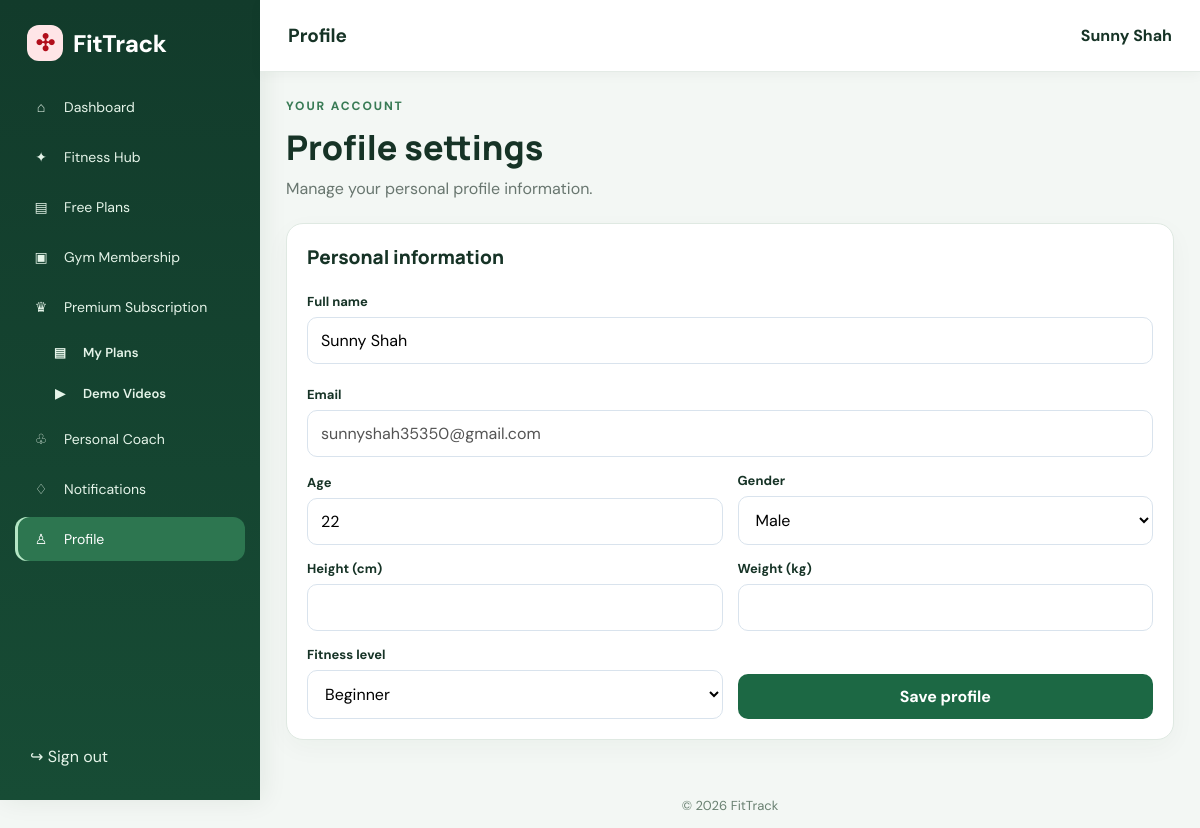
The app's page /profile.php (signed in) with its own data.
### tables this page shows
CREATE TABLE `users` (
  `id` bigint(20) UNSIGNED NOT NULL,
  `name` varchar(100) NOT NULL,
  `email` varchar(190) NOT NULL,
  `password_hash` varchar(255) NOT NULL,
  `role` enum('user','admin') NOT NULL DEFAULT 'user',
  `age` tinyint(3) UNSIGNED DEFAULT NULL,
  `gender` enum('male','female','other','prefer_not_to_say') DEFAULT NULL,
  `height_cm` decimal(5,2) DEFAULT NULL,
  `weight_kg` decimal(6,2) DEFAULT NULL,
  `fitness_level` enum('beginner','intermediate','advanced','expert') NOT NULL DEFAULT 'beginner',
  `fitness_goal` varchar(40) DEFAULT 'general_fitness',
  `dietary_preference` varchar(40) DEFAULT 'no_preference',
  `food_allergies` varchar(500) DEFAULT NULL,
  `available_days` text DEFAULT NULL,
  `subscription_plan` enum('monthly','quarterly','yearly') DEFAULT NULL,
  `subscription_status` enum('normal','pending','active','expired') NOT NULL DEFAULT 'normal',
  `subscription_expires_at` date DEFAULT NULL,
  `created_at` timestamp NOT NULL DEFAULT current_timestamp(),
  `updated_at` timestamp NOT NULL DEFAULT current_timestamp() ON UPDATE current_timestamp()
);

### includes/init.php (called while the page is built, shortened)
<?php
function e(mixed $value): string
{
    return htmlspecialchars((string) $value, ENT_QUOTES, 'UTF-8');
}
if (!function_exists('escapeHtml')) {
    function escapeHtml($value): string
    {
        return e($value);
    }
}

### profile.php (the view, shortened to what this page needs)
<?php
require_once __DIR__.'/includes/auth.php'; requireRole('user'); requireGymMembership(); $uid=(int)$_SESSION['user_id'];$error='';$success='';
$q=$pdo->prepare('SELECT name,email,age,gender,height_cm,weight_kg,fitness_level FROM users WHERE id=?');$q->execute([$uid]);$user=$q->fetch();
$pageTitle='Profile';require __DIR__.'/includes/header.php';
?>
<section class="page-heading"><div><p class="eyebrow">YOUR ACCOUNT</p><h1>Profile settings</h1><p>Manage your personal profile information.</p></div></section>
<section class="panel narrow-panel"><h2>Personal information</h2>
<form method="post" class="form-grid"><input type="hidden" name="csrf_token" value="<?=escapeHtml(csrfToken())?>"><div class="full"><label>Full name</label><input name="name" maxlength="100" value="<?=escapeHtml($user['name'])?>" required></div><div class="full"><label>Email</label><input value="<?=escapeHtml($user['email'])?>" disabled></div><div><label>Age</label><input name="age" type="number" min="1" max="120" value="<?=escapeHtml((string)($user['age']??''))?>"></div><div><label>Gender</label><select name="gender"><?php foreach([''=>'Prefer not to say','male'=>'Male','female'=>'Female','other'=>'Other','prefer_not_to_say'=>'Prefer not to say'] as $v=>$label):?><option value="<?=escapeHtml($v)?>" <?=$user['gender']===$v?'selected':''?>><?=escapeHtml($label)?></option><?php endforeach;?></select></div><div><label>Height (cm)</label><input name="height_cm" type="number" step=".1" value="<?=escapeHtml((string)($user['height_cm']??''))?>"></div><div><label>Weight (kg)</label><input name="weight_kg" type="number" step=".1" value="<?=escapeHtml((string)($user['weight_kg']??''))?>"></div><div><label>Fitness level</label><select name="fitness_level"><?php foreach(['beginner','intermediate','expert'] as $v):?><option value="<?=$v?>" <?=($user['fitness_level']===$v||($v==='expert'&&$user['fitness_level']==='advanced'))?'selected':''?>><?=ucfirst($v)?></option><?php endforeach;?></select></div><div><button class="button" type="submit">Save profile</button></div></form></section><?php require __DIR__.'/includes/footer.php';?>

### assets/css/style.css (style rules this page uses)
:root { --green: #12c115; --green-dark: #8f0b13; --ink: #171717; --muted: #737373; --line: #e5e5e5; --bg: #f7f7f7; --white: #fff; --red: #b42318; --shadow: 0 12px 32px #1717170a; }
* { box-sizing: border-box; }
body { margin: 0; background: var(--bg); color: var(--ink); font-family: 'DM Sans', Arial, sans-serif; }
button, input, select, textarea { font: inherit; }
.button { display: inline-flex; justify-content: center; align-items: center; gap: 8px; border: 0; border-radius: 10px; background: rgb(31, 190, 190); color: white; padding: 12px 17px; font-weight: 700; cursor: pointer; }
.eyebrow { font-size: 12px; letter-spacing: 1.5px; font-weight: 800; text-transform: uppercase; color: var(--green); margin: 0 0 13px; }
.role-card, .panel, .auth-card, .stat { background: #fff; border: 1px solid var(--line); border-radius: 17px; box-shadow: var(--shadow); }
.full { width: 100%; margin-top: 7px; }
.panel { padding: 20px; margin-bottom: 17px; min-width: 0; }
.page-heading { display: flex; align-items: center; justify-content: space-between; gap: 16px; margin: 0 0 22px; }
.page-heading h1 { font: 800 clamp(25px, 3vw, 34px)/1.2 Manrope, sans-serif; margin: 0 0 8px; }
.page-heading p:not(.eyebrow) { color: var(--muted); margin: 0; line-height: 1.6; }
.panel h2 { font: 800 19px Manrope, sans-serif; margin: 0 0 16px; }
.form-grid { display: grid; grid-template-columns: repeat(2, minmax(0, 1fr)); gap: 15px; align-items: end; }
.form-grid>div { min-width: 0; display: grid; gap: 7px; }
.form-grid .full { grid-column: 1/-1; }
.form-grid label { font-size: 13px; font-weight: 700; }
.form-grid input, .form-grid select, .form-grid textarea { width: 100%; min-width: 0; padding: 12px 13px; border: 1px solid #d9e3ed; border-radius: 10px; background: #fff; outline: none; }
:root { --green: #c1121f; --green-dark: #8f0b13; --ink: #171717; --muted: #737373; --line: #e5e5e5; --bg: #f7f7f7; }
:root { --ft-green:#166534; --ft-green-dark:#123b2b; --ft-green-soft:#e7f5ec; --ft-border:#d7e8dc; }
body { --primary:var(--ft-green); }

### assets/css/style2.css (style rules this page uses)
:root { --ink:#17251f;--muted:#68766f;--green:#b9f36b;--deep:#12241d;--paper:#f6f8f4;--line:#e2e9e1 }
.eyebrow { font-size:12px;letter-spacing:.16em;font-weight:800;color:#628746 }
:root { --ft-green:#166534; --ft-green-dark:#123b2b; --ft-green-soft:#e7f5ec; --ft-border:#d7e8dc; }
body { --primary:var(--ft-green); }
.ft-content .panel,.ft-content .stat-card,.ft-content .exercise-card,.ft-content .hub-card { border-color:#dfe9e2;box-shadow:0 8px 26px rgba(21,54,35,.035) }
.ft-content .btn,.ft-content .button { background:#1c6844;color:#fff;border-color:#1c6844 }
.ft-content .page-heading h1 { color:#163326 }
.ft-content .eyebrow { color:#397b55 }

### records on screen
users: name "Sunny Shah", email "sunnyshah35350@gmail.com", age "22", gender "Male", fitness_level "Beginner"

### other values on screen
$icon "⌂"
$label "Dashboard"
$icon "✦"
$label "Fitness Hub"
$icon "▤"
$label "Free Plans"
$icon "▣"
$label "Gym Membership"
$icon "♛"
$label "Premium Subscription"
$si "▤"
$sl "My Plans"
$si "▶"
$sl "Demo Videos"
$icon "♧"
